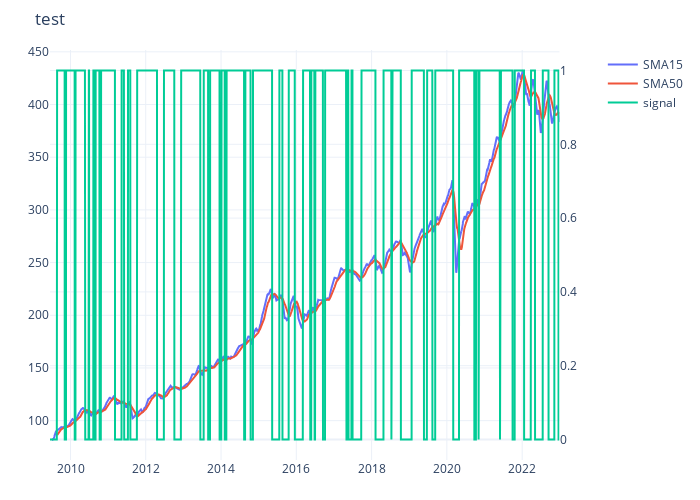

The code cell stored with this chart in its notebook:
### Markdown cell above
## Time series visualization

### Code cell
fig = make_subplots(specs=[[{"secondary_y": True}]])
fig.add_trace(go.Scatter(x=df.index, y=df["SMA15"],mode='lines',name="SMA15",line=dict(width=2.0)))
fig.add_trace(go.Scatter(x=df.index, y=df["SMA50"],mode='lines',name="SMA50",line=dict(width=2.0)))
fig.add_trace(go.Scatter(x=df.index, y=df["signal"],mode='lines',name="signal",line=dict(width=2.0)),secondary_y="signal")


fig.update_layout(height=500,width=700,template='plotly_white',title="test", margin=dict(l=50,r=80,t=50,b=40))
fig.show()

### Figure 1 — Plotly figure (JSON) as saved in the notebook; plotly's stock layout.template omitted (floating-point values rounded to 4 significant figures; data arrays with more than 128 entries replaced by an {"elided": "..."} marker saying what was removed)
{"data": [{"line": {"width": 2}, "mode": "lines", "name": "SMA15", "type": "scatter", "x": {"elided": "3466 str values"}, "y": {"elided": "3466 float values"}}, {"line": {"width": 2}, "mode": "lines", "name": "SMA50", "type": "scatter", "x": {"elided": "3466 str values"}, "y": {"elided": "3466 float values"}}, {"line": {"width": 2}, "mode": "lines", "name": "signal", "type": "scatter", "x": {"elided": "3466 str values"}, "xaxis": "x", "y": {"elided": "3466 int values"}, "yaxis": "y2"}], "layout": {"height": 500, "margin": {"b": 40, "l": 50, "r": 80, "t": 50}, "title": {"text": "test"}, "width": 700, "xaxis": {"anchor": "y", "domain": [0, 0.94]}, "yaxis": {"anchor": "x", "domain": [0, 1]}, "yaxis2": {"anchor": "x", "overlaying": "y", "side": "right"}}}
